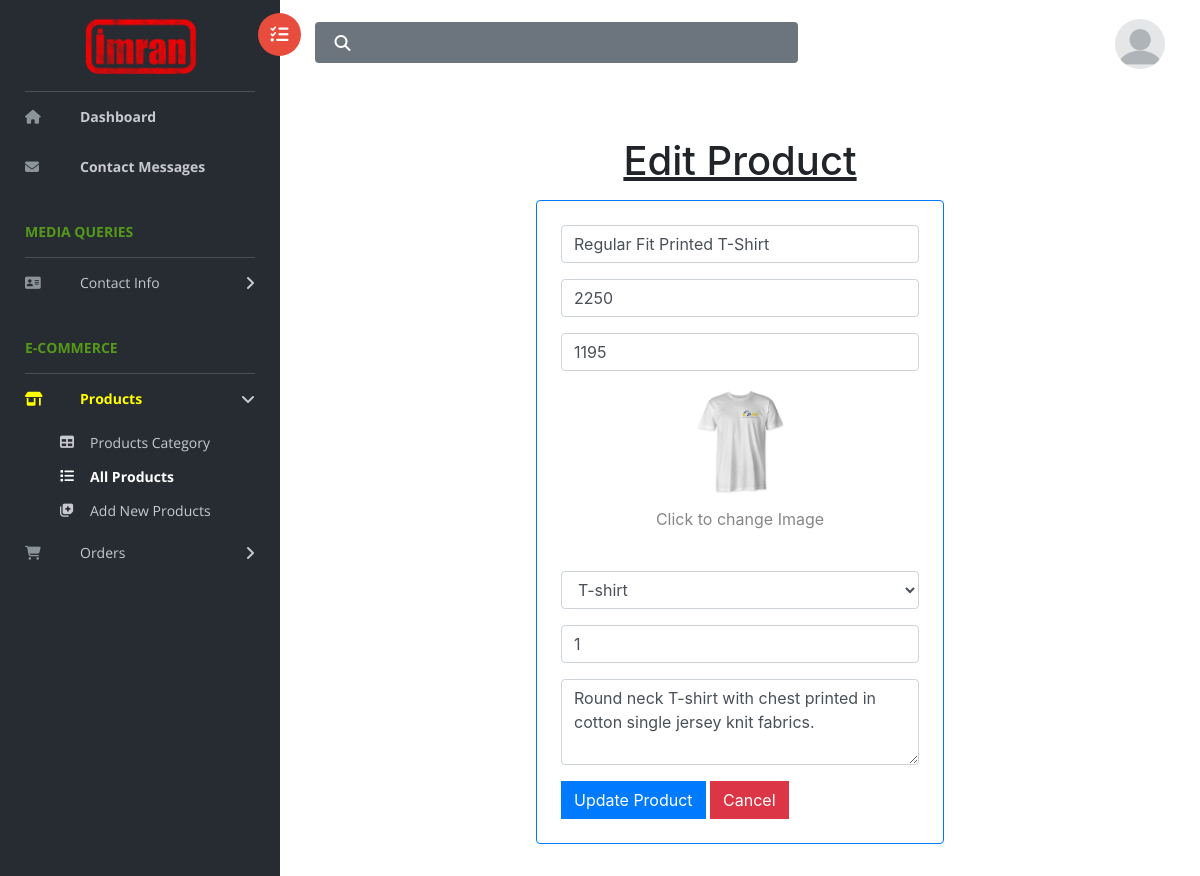
/admin-panel/allProducts.php?eid=1, run on the app's committed database.
### tables this page shows
CREATE TABLE `products` (
  `id` int NOT NULL,
  `name` varchar(255) NOT NULL,
  `regular_price` int NOT NULL,
  `sales_price` int NOT NULL,
  `images` varchar(255) NOT NULL,
  `category_id` int NOT NULL,
  `category_name` varchar(255) NOT NULL,
  `description` longtext NOT NULL,
  `created_at` timestamp NOT NULL DEFAULT CURRENT_TIMESTAMP
);

CREATE TABLE `products_category` (
  `id` int NOT NULL,
  `name` varchar(255) NOT NULL,
  `create_at` timestamp NOT NULL DEFAULT CURRENT_TIMESTAMP
);

### admin-panel/allProducts.php (the view, shortened to what this page needs)
<?php
require_once('header.php');
require_once('sidebar.php');
?>
<div id="right-panel" class="right-panel">
    <?php require_once('topBar.php'); ?>
    <div class="breadcrumbs">
        <div class="col-12">
            <div class="page-header">
                <?php if (isset($_GET['eid'])):
                    $id = $_GET['eid'];
                    $getProduct = $conn->query("SELECT * FROM `products` WHERE id = $id");
                    $product = $getProduct->fetch_assoc();
                ?>
                    <div class="row justify-content-center">
                        <div class="col-lg-6 col-md-9 col-sm-11 p-3">
                            <h1 class="text-center" style="font-size:40px; text-decoration:underline;">Edit Product</h1>
                            <form method="post" enctype="multipart/form-data" class="border p-4 border-primary rounded">
                                <div class="mb-3">
                                    <input type="text" name="name" placeholder="Product Name"
                                        class="form-control <?= isset($errName) ? 'is-invalid' : '' ?>"
                                        value="<?= htmlspecialchars($name ?? $product['name']) ?>">
                                </div>
                                <div class="mb-3">
                                    <input type="text" name="regular_price" placeholder="Regular Price"
                                        class="form-control <?= isset($errRegular_price) ? 'is-invalid' : '' ?>"
                                        value="<?= htmlspecialchars($regular_price ?? $product['regular_price']) ?>">
                                </div>
                                <div class="mb-3">
                                    <input type="text" name="sales_price" placeholder="Sale Price"
                                        class="form-control <?= isset($errSales_price) ? 'is-invalid' : '' ?>"
                                        value="<?= htmlspecialchars($sales_price ?? $product['sales_price']) ?>">
                                </div>
                                <div class="mb-3 text-center">
                                    <label for="image" style="cursor:pointer;">
                                        <img src="../assets/img/products/<?= $product['images'] ?>"
                                            alt="<?= $product['name'] ?>" width="100" id="currentImage">
                                        <p class="mt-2">Click to change Image</p>
                                    </label>
                                </div>
                                <div class="mb-3">
                                    <select id="categorySelect" name="category_name"
                                        class="form-control <?= isset($errCategory_name) ? 'is-invalid' : '' ?>">
                                        <?php
                                        $cats = $conn->query("SELECT * FROM `products_category`");
                                        while ($cat = $cats->fetch_assoc()) {
                                        ?>
                                            <option value="<?= $cat['name'] ?>" data-id="<?= $cat['id'] ?>"
                                                <?= ((isset($category_name) && $category_name == $cat['name']) || (!isset($category_name) && $product['category_name'] == $cat['name'])) ? 'selected' : '' ?>>
                                                <?= $cat['name'] ?>
                                            </option>
                                        <?php } ?>
                                    </select>
                                </div>
                                <div class="mb-3">
                                    <input id="categoryIdInput" type="text" name="category_id" placeholder="Category ID"
                                        class="bg-white form-control <?= isset($errCategory_id) ? 'is-invalid' : '' ?>"
                                        value="<?= htmlspecialchars($category_id ?? $product['category_id']) ?>" readonly>
                                </div>
                                <div class="mb-3">
                                    <textarea name="description" rows="3" placeholder="Description"
                                        class="form-control <?= isset($errDescription) ? 'is-invalid' : '' ?>"><?= htmlspecialchars($description ?? $product['description']) ?></textarea>
                                </div>
                                <button type="submit" name="updateProduct" class="btn btn-primary">Update Product</button>
                                <a href="allProducts.php" class="btn btn-danger">Cancel</a>
                            </form>
                        </div>
                    </div>
                <?php endif; ?>
            </div>
        </div>
    </div>
</div>
<?php require_once('footer.php'); ?>

### data on the page
products: name "Regular Fit Printed T-Shirt", regular_price "2250", sales_price "1195", images (picture), category_name "T-shirt", category_id "1", description "Round neck T-shirt with chest printed in cotton single jersey knit fabrics."
